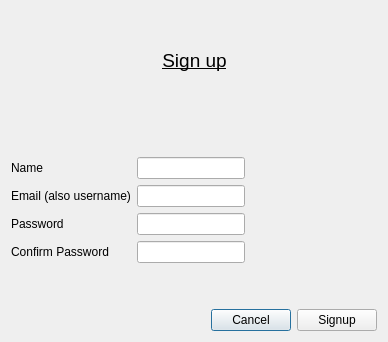
<?xml version="1.0" encoding="UTF-8"?>
<ui version="4.0">
 <class>UserSignupDialog</class>
 <widget class="QDialog" name="UserSignupDialog">
  <property name="geometry">
   <rect>
    <x>0</x>
    <y>0</y>
    <width>388</width>
    <height>342</height>
   </rect>
  </property>
  <property name="windowTitle">
   <string>Panex - User Sign up </string>
  </property>
  <layout class="QGridLayout" name="gridLayout">
   <item row="2" column="0">
    <layout class="QVBoxLayout" name="verticalLayout">
     <item>
      <layout class="QFormLayout" name="formLayout">
       <property name="fieldGrowthPolicy">
        <enum>QFormLayout::FieldsStayAtSizeHint</enum>
       </property>
       <item row="0" column="0">
        <widget class="QLabel" name="label">
         <property name="text">
          <string>Name</string>
         </property>
        </widget>
       </item>
       <item row="0" column="1">
        <widget class="QLineEdit" name="lineEdit"/>
       </item>
       <item row="1" column="0">
        <widget class="QLabel" name="label_2">
         <property name="text">
          <string>Email (also username)</string>
         </property>
        </widget>
       </item>
       <item row="1" column="1">
        <widget class="QLineEdit" name="lineEdit_2"/>
       </item>
       <item row="2" column="0">
        <widget class="QLabel" name="label_3">
         <property name="text">
          <string>Password</string>
         </property>
        </widget>
       </item>
       <item row="2" column="1">
        <widget class="QLineEdit" name="lineEdit_3">
         <property name="echoMode">
          <enum>QLineEdit::Password</enum>
         </property>
        </widget>
       </item>
       <item row="3" column="0">
        <widget class="QLabel" name="label_4">
         <property name="text">
          <string>Confirm Password</string>
         </property>
        </widget>
       </item>
       <item row="3" column="1">
        <widget class="QLineEdit" name="lineEdit_4">
         <property name="echoMode">
          <enum>QLineEdit::Password</enum>
         </property>
        </widget>
       </item>
      </layout>
     </item>
     <item>
      <spacer name="verticalSpacer">
       <property name="orientation">
        <enum>Qt::Vertical</enum>
       </property>
       <property name="sizeType">
        <enum>QSizePolicy::Minimum</enum>
       </property>
       <property name="sizeHint" stdset="0">
        <size>
         <width>20</width>
         <height>40</height>
        </size>
       </property>
      </spacer>
     </item>
     <item>
      <layout class="QHBoxLayout" name="horizontalLayout">
       <item>
        <spacer name="horizontalSpacer">
         <property name="orientation">
          <enum>Qt::Horizontal</enum>
         </property>
         <property name="sizeHint" stdset="0">
          <size>
           <width>40</width>
           <height>20</height>
          </size>
         </property>
        </spacer>
       </item>
       <item>
        <widget class="QPushButton" name="pushButton_2">
         <property name="text">
          <string>Cancel</string>
         </property>
        </widget>
       </item>
       <item>
        <widget class="QPushButton" name="pushButton">
         <property name="text">
          <string>Signup</string>
         </property>
        </widget>
       </item>
      </layout>
     </item>
    </layout>
   </item>
   <item row="0" column="0">
    <layout class="QHBoxLayout" name="horizontalLayout_2">
     <item>
      <spacer name="horizontalSpacer_2">
       <property name="orientation">
        <enum>Qt::Horizontal</enum>
       </property>
       <property name="sizeHint" stdset="0">
        <size>
         <width>40</width>
         <height>20</height>
        </size>
       </property>
      </spacer>
     </item>
     <item>
      <widget class="QLabel" name="label_5">
       <property name="text">
        <string>&lt;html&gt;&lt;head/&gt;&lt;body&gt;&lt;p align=&quot;center&quot;&gt;&lt;span style=&quot; font-size:14pt; text-decoration: underline;&quot;&gt;Sign up&lt;/span&gt;&lt;/p&gt;&lt;/body&gt;&lt;/html&gt;</string>
       </property>
      </widget>
     </item>
     <item>
      <spacer name="horizontalSpacer_3">
       <property name="orientation">
        <enum>Qt::Horizontal</enum>
       </property>
       <property name="sizeHint" stdset="0">
        <size>
         <width>40</width>
         <height>20</height>
        </size>
       </property>
      </spacer>
     </item>
    </layout>
   </item>
   <item row="1" column="0">
    <spacer name="verticalSpacer_2">
     <property name="orientation">
      <enum>Qt::Vertical</enum>
     </property>
     <property name="sizeType">
      <enum>QSizePolicy::Minimum</enum>
     </property>
     <property name="sizeHint" stdset="0">
      <size>
       <width>20</width>
       <height>40</height>
      </size>
     </property>
    </spacer>
   </item>
  </layout>
 </widget>
 <resources/>
 <connections/>
</ui>
